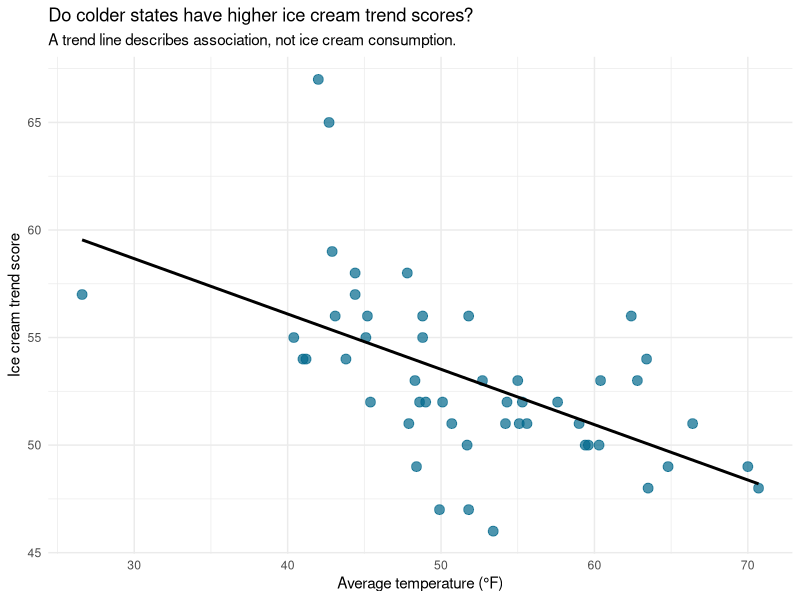
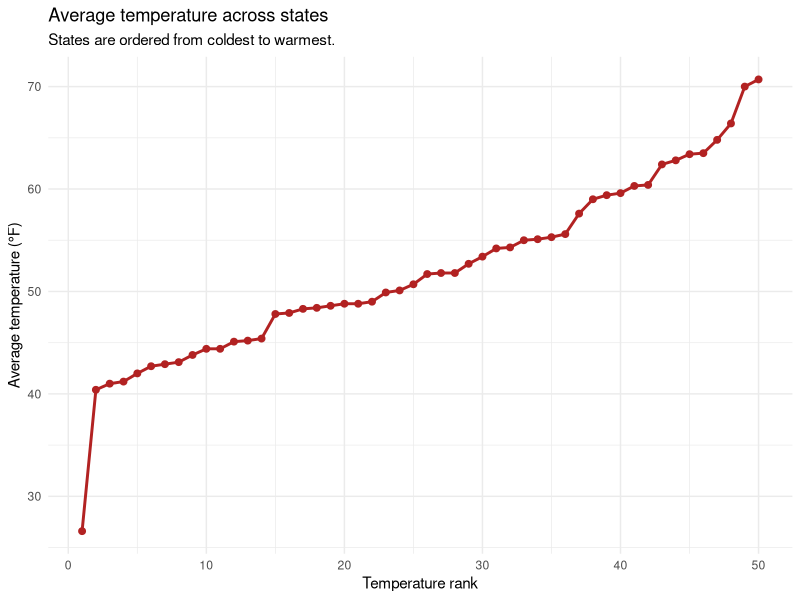
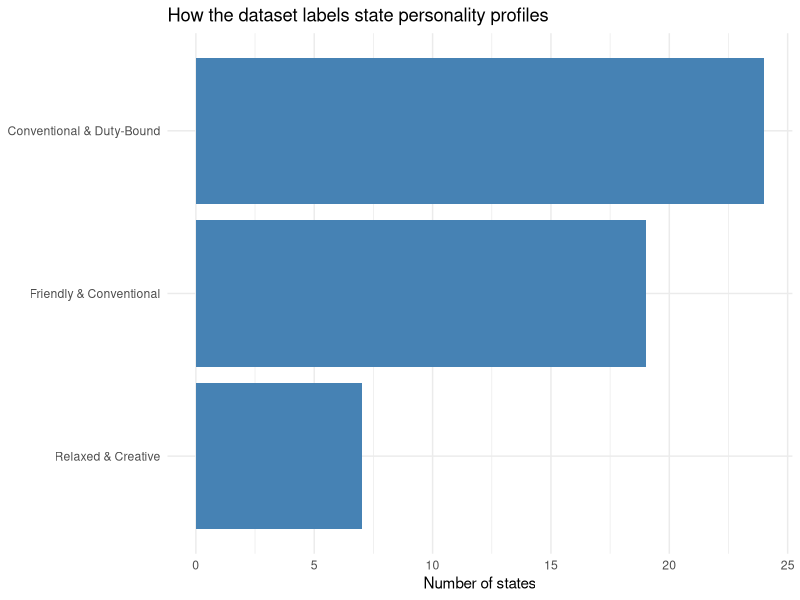
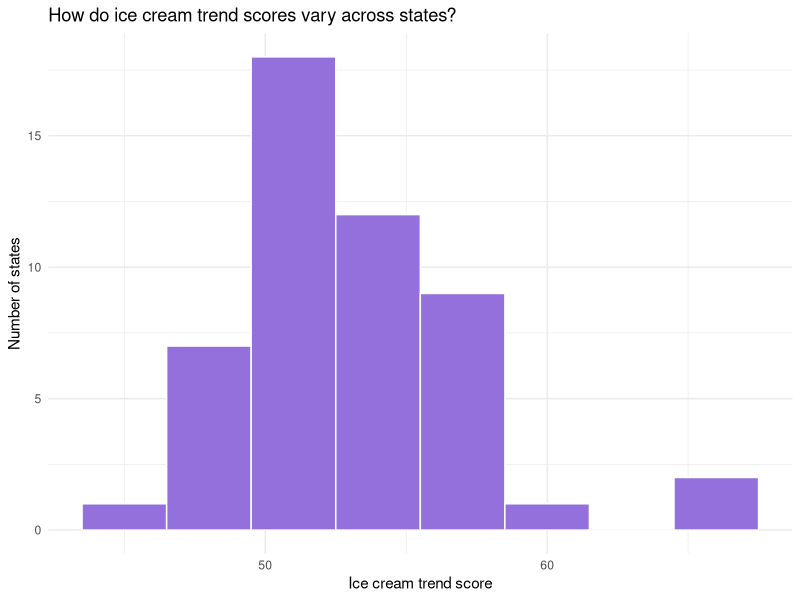
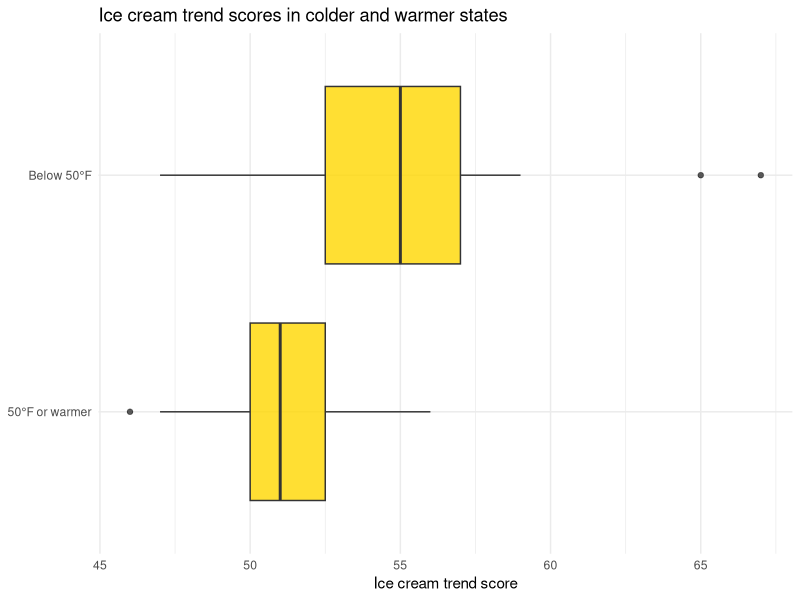
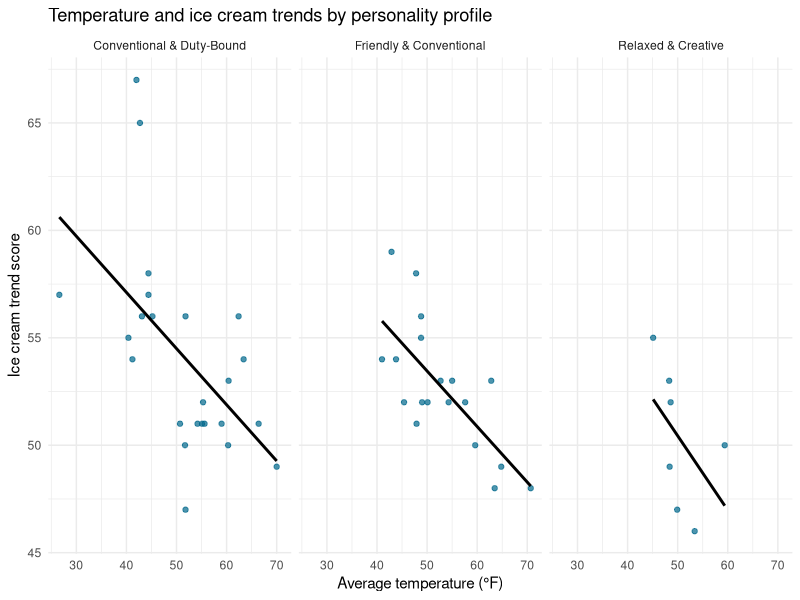
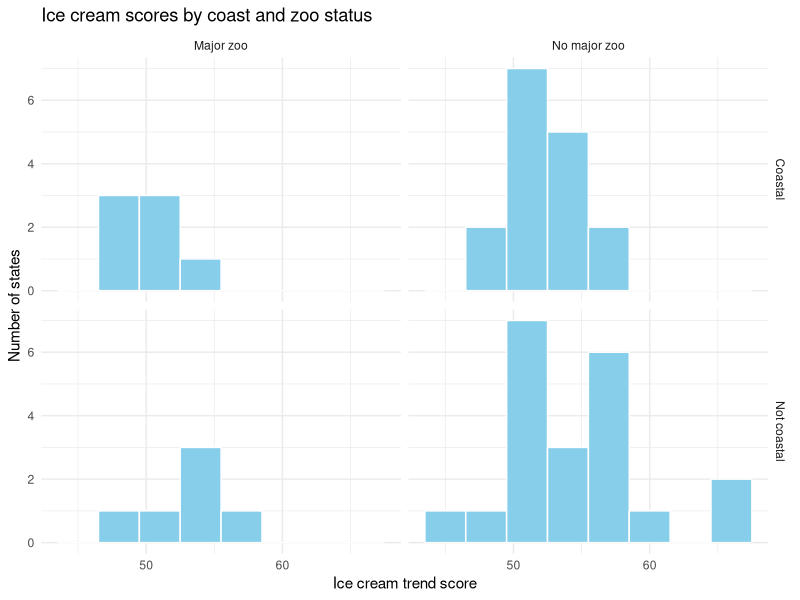
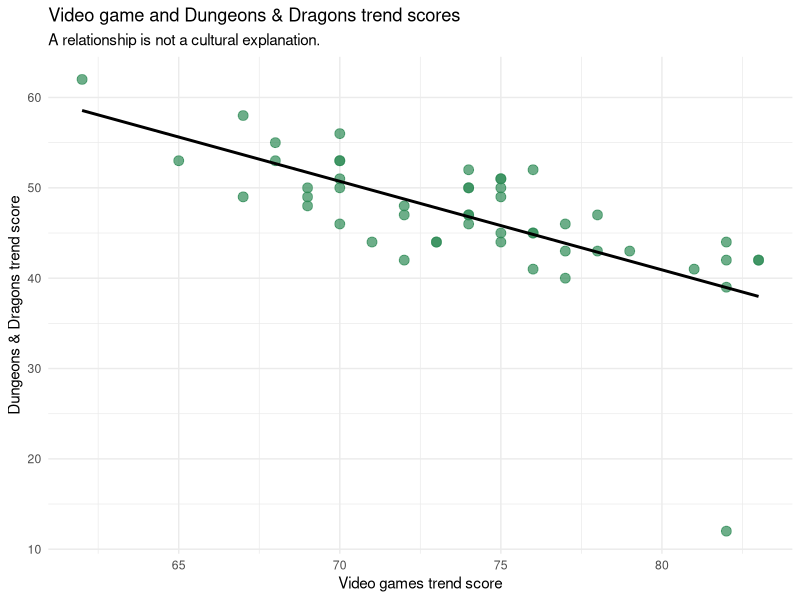

Generate these figures, in order, with R:
## ---- chunk 1
# Run once in the R console if you need the packages:
# install.packages(c("tidyverse", "broom"))

library(tidyverse)
library(broom)
## ---- chunk 2
census_df <- read.csv(
  "census_and_trends_data.csv",
  check.names = FALSE
) |>
  mutate(
    across(
      c(has_nba_team, has_major_zoo, is_coastal, has_waffle_house),
      ~ tolower(as.character(.x)) == "true"
    ),
    coastal_status = if_else(is_coastal, "Coastal", "Not coastal"),
    temperature_group = if_else(
      avg_temp_f < 50,
      "Below 50°F",
      "50°F or warmer"
    ),
    zoo_status = if_else(has_major_zoo, "Major zoo", "No major zoo"),
    waffle_house_status = if_else(
      has_waffle_house,
      "Has Waffle House",
      "No Waffle House"
    )
  )

glimpse(census_df)
## ---- chunk 3
census_df |>
  ggplot(aes(x = avg_temp_f, y = `ice cream`)) +
  geom_point(color = "deepskyblue4", size = 3, alpha = 0.7) +
  geom_smooth(method = "lm", se = FALSE, color = "black") +
  labs(
    title = "Do colder states have higher ice cream trend scores?",
    subtitle = "A trend line describes association, not ice cream consumption.",
    x = "Average temperature (°F)",
    y = "Ice cream trend score"
  ) +
  theme_minimal()
## ---- chunk 4
temperature_ranked <- census_df |>
  arrange(avg_temp_f) |>
  mutate(temperature_rank = row_number())

temperature_ranked |>
  ggplot(aes(x = temperature_rank, y = avg_temp_f)) +
  geom_line(color = "firebrick", linewidth = 1) +
  geom_point(color = "firebrick", size = 2) +
  labs(
    title = "Average temperature across states",
    subtitle = "States are ordered from coldest to warmest.",
    x = "Temperature rank",
    y = "Average temperature (°F)"
  ) +
  theme_minimal()
## ---- chunk 5
profile_counts <- census_df |>
  count(personality_profile, name = "number_of_states") |>
  arrange(desc(number_of_states))

profile_counts |>
  ggplot(aes(x = reorder(personality_profile, number_of_states), y = number_of_states)) +
  geom_bar(stat = "identity", fill = "steelblue") +
  coord_flip() +
  labs(
    title = "How the dataset labels state personality profiles",
    x = NULL,
    y = "Number of states"
  ) +
  theme_minimal()
## ---- chunk 6
census_df |>
  ggplot(aes(x = `ice cream`)) +
  geom_histogram(binwidth = 3, fill = "mediumpurple", color = "white") +
  labs(
    title = "How do ice cream trend scores vary across states?",
    x = "Ice cream trend score",
    y = "Number of states"
  ) +
  theme_minimal()
## ---- chunk 7
census_df |>
  ggplot(aes(x = temperature_group, y = `ice cream`)) +
  geom_boxplot(fill = "gold", alpha = 0.8) +
  coord_flip() +
  labs(
    title = "Ice cream trend scores in colder and warmer states",
    x = NULL,
    y = "Ice cream trend score"
  ) +
  theme_minimal()
## ---- chunk 8
census_df |>
  ggplot(aes(x = avg_temp_f, y = `ice cream`)) +
  geom_point(color = "deepskyblue4", alpha = 0.7) +
  geom_smooth(method = "lm", se = FALSE, color = "black") +
  facet_wrap(~ personality_profile) +
  labs(
    title = "Temperature and ice cream trends by personality profile",
    x = "Average temperature (°F)",
    y = "Ice cream trend score"
  ) +
  theme_minimal()
## ---- chunk 9
census_df |>
  ggplot(aes(x = `ice cream`)) +
  geom_histogram(binwidth = 3, fill = "skyblue", color = "white") +
  facet_grid(coastal_status ~ zoo_status) +
  labs(
    title = "Ice cream scores by coast and zoo status",
    x = "Ice cream trend score",
    y = "Number of states"
  ) +
  theme_minimal()
## ---- chunk 10
ice_cream_temperature_test <- t.test(
  `ice cream` ~ temperature_group,
  data = census_df
)

ice_cream_temperature_test
## ---- chunk 11
tidy(ice_cream_temperature_test)
## ---- chunk 12
glance(ice_cream_temperature_test)
## ---- chunk 13
cor(census_df$avg_temp_f, census_df$`ice cream`)
## ---- chunk 14
cor(
  census_df$capybara,
  census_df$`dungeons and dragons`
)
## ---- chunk 15
correlation_sampler <- data.frame(
  pair = c(
    "Waffles and pancakes",
    "National parks and stargazing",
    "Dog ownership and hiking",
    "Craft breweries and board games",
    "Video games and Dungeons & Dragons"
  ),
  correlation = c(
    cor(census_df$waffles, census_df$pancakes),
    cor(census_df$national_parks_count, census_df$stargazing),
    cor(census_df$dog_ownership_pct, census_df$hiking),
    cor(census_df$craft_breweries_per_100k, census_df$`board games`),
    cor(census_df$`video games`, census_df$`dungeons and dragons`)
  )
) |>
  arrange(desc(abs(correlation)))

correlation_sampler
## ---- chunk 16
census_df |>
  count(ufo_sightings_per_100k, sort = TRUE) |>
  head(5)
## ---- chunk 17
census_df |>
  ggplot(aes(x = `video games`, y = `dungeons and dragons`)) +
  geom_point(color = "seagreen4", size = 3, alpha = 0.7) +
  geom_smooth(method = "lm", se = FALSE, color = "black") +
  labs(
    title = "Video game and Dungeons & Dragons trend scores",
    subtitle = "A relationship is not a cultural explanation.",
    x = "Video games trend score",
    y = "Dungeons & Dragons trend score"
  ) +
  theme_minimal()
## ---- chunk 18
nba_taco_summary <- census_df |>
  group_by(has_nba_team) |>
  summarise(
    average_taco_score = mean(tacos),
    number_of_states = n(),
    .groups = "drop"
  ) |>
  mutate(
    nba_team_status = if_else(
      has_nba_team,
      "Has NBA team",
      "No NBA team"
    )
  )

nba_taco_summary
## ---- chunk 19
nba_taco_summary |>
  ggplot(aes(x = nba_team_status, y = average_taco_score)) +
  geom_bar(stat = "identity", fill = "tomato") +
  labs(
    title = "Average taco trend score by NBA-team status",
    subtitle = "Basketball and tacos may share an arena. Or they may not.",
    x = NULL,
    y = "Average taco trend score"
  ) +
  theme_minimal()
## ---- chunk 20
nba_taco_test <- t.test(tacos ~ has_nba_team, data = census_df)

tidy(nba_taco_test)
## ---- chunk 21
cor(census_df$total_pop, census_df$capybara)

census_df |>
  ggplot(aes(x = total_pop, y = capybara)) +
  geom_point(color = "darkorange", size = 3, alpha = 0.7) +
  geom_smooth(method = "lm", se = FALSE, color = "black") +
  scale_x_log10() +
  labs(
    title = "State population and capybara trend scores",
    subtitle = "A larger population may mean more capybara enthusiasts—or just more people searching.",
    x = "Total population (log scale)",
    y = "Capybara trend score"
  ) +
  theme_minimal()
## ---- chunk 22
cor(census_df$dog_ownership_pct, census_df$hiking)

census_df |>
  ggplot(aes(x = dog_ownership_pct, y = hiking)) +
  geom_point(color = "forestgreen", size = 3, alpha = 0.7) +
  geom_smooth(method = "lm", se = FALSE, color = "black") +
  labs(
    title = "Dog ownership and hiking trend scores",
    x = "Dog ownership (%)",
    y = "Hiking trend score"
  ) +
  theme_minimal()
## ---- chunk 23
temperature_ice_cream_test <- cor.test(
  census_df$avg_temp_f,
  census_df$`ice cream`
)

tidy(temperature_ice_cream_test)
glance(temperature_ice_cream_test)
## ---- chunk 24
ice_cream_model <- lm(
  `ice cream` ~ avg_temp_f + coastal_status,
  data = census_df
)

ice_cream_model
## ---- chunk 25
tidy(ice_cream_model)
glance(ice_cream_model)
## ---- chunk 26
ice_cream_predictions <- augment(ice_cream_model, data = census_df)

ice_cream_predictions |>
  select(state, `ice cream`, avg_temp_f, coastal_status, .fitted, .resid) |>
  arrange(desc(abs(.resid))) |>
  head(10)
## ---- chunk 27
ice_cream_anova <- aov(
  `ice cream` ~ personality_profile,
  data = census_df
)

summary(ice_cream_anova)
## ---- chunk 28
tidy(ice_cream_anova)
glance(ice_cream_anova)
## ---- chunk 29
census_df |>
  ggplot(aes(x = waffles, y = pancakes)) +
  geom_point(color = "goldenrod", size = 3, alpha = 0.7) +
  geom_smooth(method = "lm", se = FALSE, color = "black") +
  labs(
    title = "Waffle and pancake trend scores",
    x = "Waffle trend score",
    y = "Pancake trend score"
  ) +
  theme_minimal()
## ---- chunk 30
census_df |>
  ggplot(aes(x = dog_ownership_pct)) +
  geom_histogram(binwidth = 5, fill = "steelblue", color = "white") +
  labs(
    title = "Distribution of dog ownership across states",
    x = "Dog ownership (%)",
    y = "Number of states"
  ) +
  theme_minimal()
## ---- chunk 31
census_df |>
  ggplot(aes(x = coastal_status, y = hiking)) +
  geom_boxplot(fill = "seagreen3", alpha = 0.8) +
  labs(
    title = "Hiking trend scores by coastal status",
    x = NULL,
    y = "Hiking trend score"
  ) +
  theme_minimal()
## ---- chunk 32
census_df |>
  ggplot(aes(x = pizza, y = hiking)) +
  geom_point(color = "firebrick", size = 3, alpha = 0.7) +
  geom_smooth(method = "lm", se = FALSE, color = "black") +
  facet_wrap(~ personality_profile) +
  labs(
    title = "Pizza and hiking trend scores by personality profile",
    x = "Pizza trend score",
    y = "Hiking trend score"
  ) +
  theme_minimal()
## ---- chunk 33
dog_waffle_test <- t.test(
  dog_ownership_pct ~ waffle_house_status,
  data = census_df
)

tidy(dog_waffle_test)
## ---- chunk 34
capybara_model <- lm(
  capybara ~ waffles + `dungeons and dragons`,
  data = census_df
)

capybara_model |>
  augment(data = census_df) |>
  select(state, capybara, .fitted, .resid) |>
  arrange(desc(abs(.resid))) |>
  head(10)
## ---- chunk 35
census_df |>
  ggplot(aes(x = avg_temp_f, y = `ice cream`)) +
  geom_point(color = "deepskyblue4", size = 2) +
  geom_smooth(method = "lm", se = FALSE, color = "black") +
  facet_wrap(~ coastal_status) +
  labs(
    title = "Ice cream trend scores and temperature by coast",
    x = "Average temperature (°F)",
    y = "Ice cream trend score"
  ) +
  theme_minimal()

ice_cream_predictions |>
  select(state, avg_temp_f, `ice cream`, .fitted, .resid) |>
  arrange(desc(.resid)) |>
  head(1)
